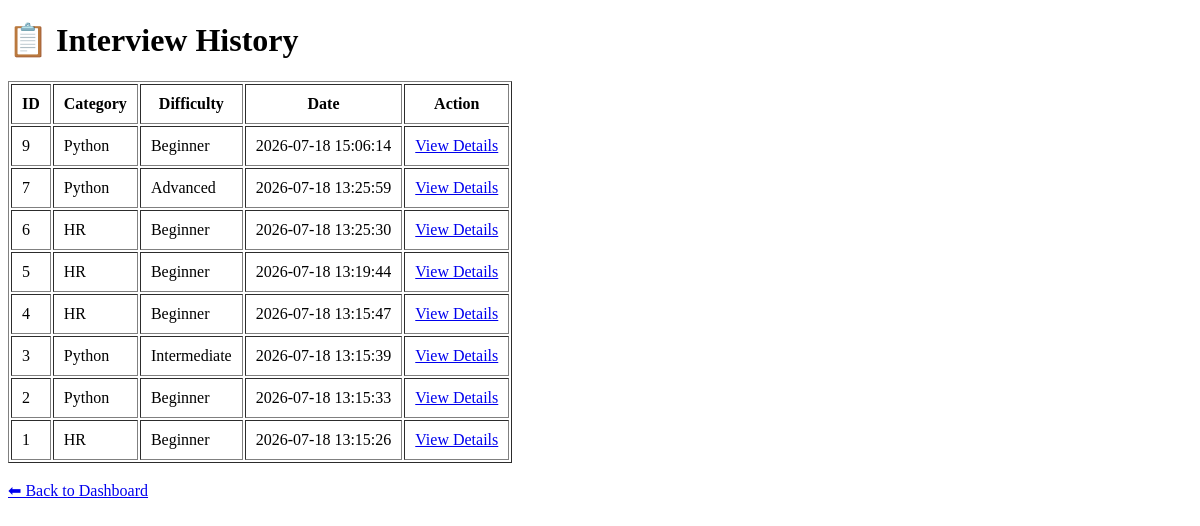
/history (signed in), run on an earlier commit of the app's database.
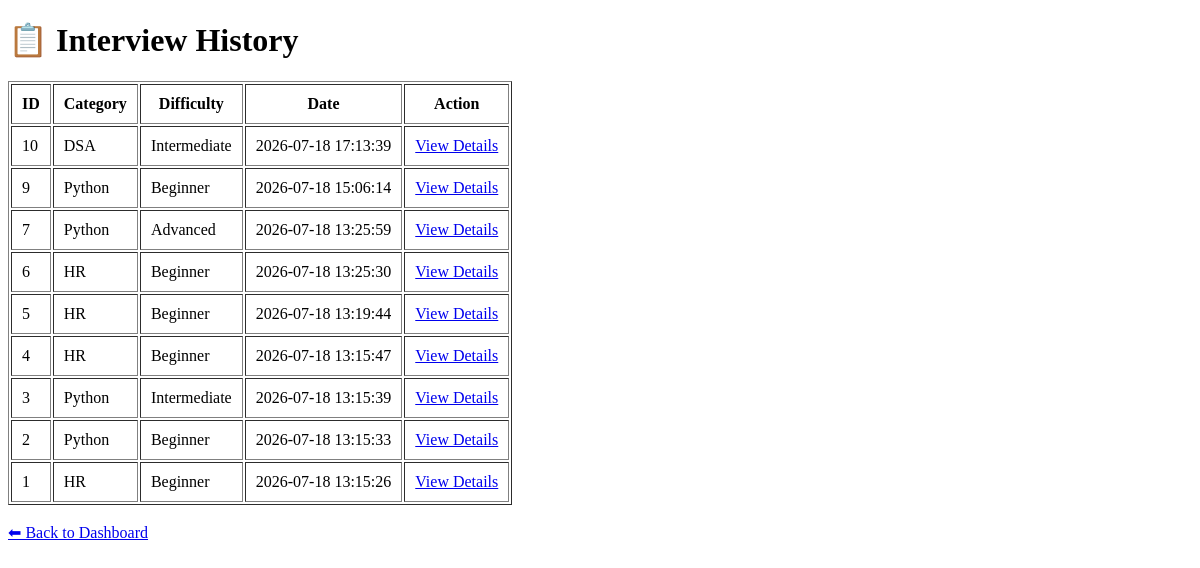
And on a later commit of the database.
### tables this page shows
CREATE TABLE interviews (

    id INTEGER PRIMARY KEY AUTOINCREMENT,

    username TEXT NOT NULL,

    category TEXT NOT NULL,

    difficulty TEXT NOT NULL,

    questions TEXT NOT NULL,

    answers TEXT NOT NULL,

    score INTEGER,

    date TEXT NOT NULL

);

### routes/history.py (the view)
@history_bp.route("/history")
def history():
    if "username" not in session:
        flash("Please login first!", "warning")
        return redirect(url_for("auth.login"))
    connection = get_db_connection()
    cursor = connection.cursor()
    cursor.execute("""
        SELECT id, category, difficulty, date
        FROM interviews
        WHERE username = ?
        ORDER BY id DESC
    """, (session["username"],))
    interviews = cursor.fetchall()
    connection.close()
    return render_template(
        "history.html",
        interviews=interviews
    )

### database/db.py (called while the page is built)
def get_db_connection():
    connection = sqlite3.connect(
        current_app.config["DATABASE"]
    )
    connection.row_factory = sqlite3.Row
    return connection

### templates/history.html (shortened to what this page needs)
<!DOCTYPE html>
<html>
<head>
</head>
<body>
<h1>📋 Interview History</h1>
{% if interviews %}
<table border="1" cellpadding="10">
<tr>
    <th>ID</th>
    <th>Category</th>
    <th>Difficulty</th>
    <th>Date</th>
    <th>Action</th>
</tr>
{% for interview in interviews %}
<tr>
<td>{{ interview[0] }}</td>
<td>{{ interview[1] }}</td>
<td>{{ interview[2] }}</td>
<td>{{ interview[3] }}</td>
<td>
    <a href="/history/{{ interview[0] }}">
        View Details
    </a>
</td>
</tr>
{% endfor %}
</table>
{% else %}
<p>No interviews found.</p>
{% endif %}
<br>
<a href="/dashboard">⬅ Back to Dashboard</a>
</body>
</html>

What changed in the data, as far as the page shows it:
added interviews: id "10", category "DSA", difficulty "Intermediate", date "2026-07-18 17:13:39"
